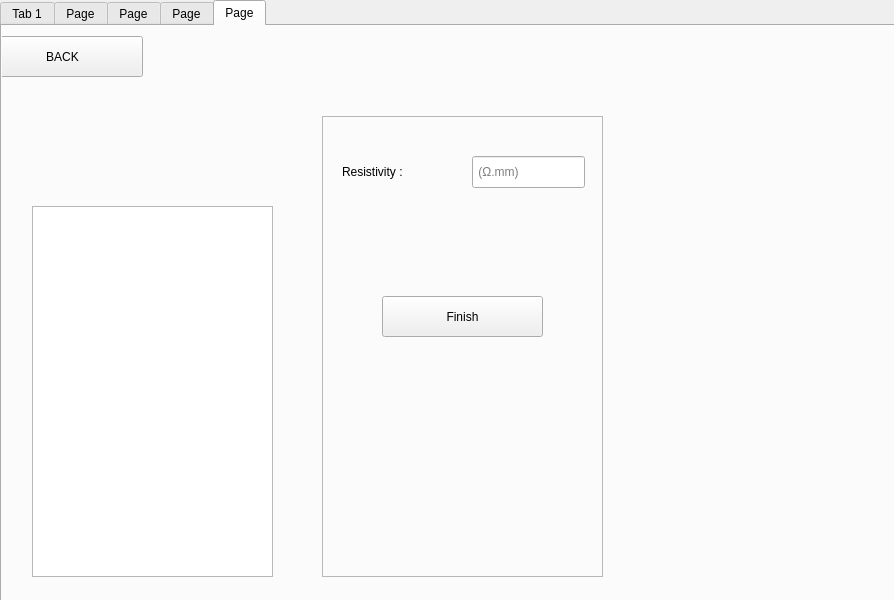
<?xml version="1.0" encoding="UTF-8"?>
<ui version="4.0">
 <class>MainWindow</class>
 <widget class="QMainWindow" name="MainWindow">
  <property name="geometry">
   <rect>
    <x>0</x>
    <y>0</y>
    <width>894</width>
    <height>600</height>
   </rect>
  </property>
  <property name="windowTitle">
   <string>ECM Current</string>
  </property>
  <widget class="QWidget" name="centralwidget">
   <widget class="QLabel" name="label_final">
    <property name="geometry">
     <rect>
      <x>220</x>
      <y>430</y>
      <width>461</width>
      <height>51</height>
     </rect>
    </property>
    <property name="text">
     <string/>
    </property>
   </widget>
   <widget class="QTabWidget" name="tabWidget">
    <property name="geometry">
     <rect>
      <x>0</x>
      <y>0</y>
      <width>951</width>
      <height>641</height>
     </rect>
    </property>
    <property name="currentIndex">
     <number>4</number>
    </property>
    <widget class="QWidget" name="tab">
     <attribute name="title">
      <string>Tab 1</string>
     </attribute>
     <widget class="QPushButton" name="pushButton_goto_ECMPAGE">
      <property name="geometry">
       <rect>
        <x>150</x>
        <y>160</y>
        <width>161</width>
        <height>41</height>
       </rect>
      </property>
      <property name="text">
       <string>ECM Current</string>
      </property>
     </widget>
     <widget class="QPushButton" name="pushButton_ok_3">
      <property name="geometry">
       <rect>
        <x>320</x>
        <y>210</y>
        <width>161</width>
        <height>41</height>
       </rect>
      </property>
      <property name="text">
       <string>OK</string>
      </property>
     </widget>
     <widget class="QPushButton" name="pushButton_ok_4">
      <property name="geometry">
       <rect>
        <x>150</x>
        <y>210</y>
        <width>161</width>
        <height>41</height>
       </rect>
      </property>
      <property name="text">
       <string>OK</string>
      </property>
     </widget>
     <widget class="QPushButton" name="pushButton_ok_5">
      <property name="geometry">
       <rect>
        <x>320</x>
        <y>160</y>
        <width>161</width>
        <height>41</height>
       </rect>
      </property>
      <property name="text">
       <string>OK</string>
      </property>
     </widget>
     <widget class="QPushButton" name="pushButton_ok_6">
      <property name="geometry">
       <rect>
        <x>490</x>
        <y>210</y>
        <width>161</width>
        <height>41</height>
       </rect>
      </property>
      <property name="text">
       <string>OK</string>
      </property>
     </widget>
     <widget class="QPushButton" name="pushButton_ok_7">
      <property name="geometry">
       <rect>
        <x>490</x>
        <y>160</y>
        <width>161</width>
        <height>41</height>
       </rect>
      </property>
      <property name="text">
       <string>OK</string>
      </property>
     </widget>
     <widget class="QLabel" name="label_6">
      <property name="geometry">
       <rect>
        <x>240</x>
        <y>20</y>
        <width>391</width>
        <height>71</height>
       </rect>
      </property>
      <property name="font">
       <font>
        <pointsize>27</pointsize>
       </font>
      </property>
      <property name="text">
       <string>Expert System ECM</string>
      </property>
     </widget>
    </widget>
    <widget class="QWidget" name="tab_3">
     <attribute name="title">
      <string>Page</string>
     </attribute>
     <widget class="QLabel" name="label">
      <property name="geometry">
       <rect>
        <x>340</x>
        <y>20</y>
        <width>281</width>
        <height>51</height>
       </rect>
      </property>
      <property name="font">
       <font>
        <pointsize>30</pointsize>
       </font>
      </property>
      <property name="text">
       <string>ECM Current</string>
      </property>
     </widget>
     <widget class="QPushButton" name="pushButton_EXIT">
      <property name="geometry">
       <rect>
        <x>-20</x>
        <y>10</y>
        <width>161</width>
        <height>41</height>
       </rect>
      </property>
      <property name="text">
       <string>BACK</string>
      </property>
     </widget>
     <widget class="QFrame" name="frame">
      <property name="geometry">
       <rect>
        <x>320</x>
        <y>90</y>
        <width>281</width>
        <height>461</height>
       </rect>
      </property>
      <property name="frameShape">
       <enum>QFrame::StyledPanel</enum>
      </property>
      <property name="frameShadow">
       <enum>QFrame::Raised</enum>
      </property>
      <widget class="QLabel" name="label_2">
       <property name="geometry">
        <rect>
         <x>20</x>
         <y>10</y>
         <width>121</width>
         <height>31</height>
        </rect>
       </property>
       <property name="text">
        <string>Density :</string>
       </property>
      </widget>
      <widget class="QLineEdit" name="lineEdit_density">
       <property name="geometry">
        <rect>
         <x>150</x>
         <y>10</y>
         <width>113</width>
         <height>32</height>
        </rect>
       </property>
       <property name="text">
        <string/>
       </property>
       <property name="placeholderText">
        <string>gm/cm³</string>
       </property>
      </widget>
      <widget class="QLineEdit" name="lineEdit_atomic_weight">
       <property name="geometry">
        <rect>
         <x>150</x>
         <y>60</y>
         <width>113</width>
         <height>32</height>
        </rect>
       </property>
       <property name="placeholderText">
        <string>g/mole </string>
       </property>
      </widget>
      <widget class="QLabel" name="label_3">
       <property name="geometry">
        <rect>
         <x>20</x>
         <y>60</y>
         <width>121</width>
         <height>31</height>
        </rect>
       </property>
       <property name="text">
        <string>Atomic Weight :</string>
       </property>
      </widget>
      <widget class="QLineEdit" name="lineEdit_valency">
       <property name="geometry">
        <rect>
         <x>150</x>
         <y>110</y>
         <width>113</width>
         <height>32</height>
        </rect>
       </property>
       <property name="placeholderText">
        <string>Int Number</string>
       </property>
      </widget>
      <widget class="QLabel" name="label_4">
       <property name="geometry">
        <rect>
         <x>20</x>
         <y>110</y>
         <width>111</width>
         <height>31</height>
        </rect>
       </property>
       <property name="text">
        <string>Valency :</string>
       </property>
      </widget>
      <widget class="QPushButton" name="pushButton_ok">
       <property name="geometry">
        <rect>
         <x>60</x>
         <y>180</y>
         <width>161</width>
         <height>41</height>
        </rect>
       </property>
       <property name="text">
        <string>Next</string>
       </property>
       <property name="shortcut">
        <string>Return</string>
       </property>
      </widget>
     </widget>
     <widget class="QLabel" name="label_5">
      <property name="geometry">
       <rect>
        <x>330</x>
        <y>450</y>
        <width>261</width>
        <height>91</height>
       </rect>
      </property>
      <property name="font">
       <font>
        <pointsize>10</pointsize>
        <weight>75</weight>
        <bold>true</bold>
       </font>
      </property>
      <property name="text">
       <string/>
      </property>
     </widget>
     <widget class="QLabel" name="label_7">
      <property name="geometry">
       <rect>
        <x>580</x>
        <y>200</y>
        <width>191</width>
        <height>31</height>
       </rect>
      </property>
      <property name="styleSheet">
       <string notr="true">color: rgb(255, 0, 0);</string>
      </property>
      <property name="text">
       <string> &lt;       INTGER NUMBER ONLY</string>
      </property>
     </widget>
     <widget class="QTextEdit" name="textEdit">
      <property name="geometry">
       <rect>
        <x>30</x>
        <y>180</y>
        <width>241</width>
        <height>371</height>
       </rect>
      </property>
      <property name="html">
       <string>&lt;!DOCTYPE HTML PUBLIC &quot;-//W3C//DTD HTML 4.0//EN&quot; &quot;http://www.w3.org/TR/REC-html40/strict.dtd&quot;&gt;
&lt;html&gt;&lt;head&gt;&lt;meta name=&quot;qrichtext&quot; content=&quot;1&quot; /&gt;&lt;style type=&quot;text/css&quot;&gt;
p, li { white-space: pre-wrap; }
&lt;/style&gt;&lt;/head&gt;&lt;body style=&quot; font-family:'Noto Sans'; font-size:10pt; font-weight:400; font-style:normal;&quot;&gt;
&lt;p style=&quot;-qt-paragraph-type:empty; margin-top:0px; margin-bottom:0px; margin-left:0px; margin-right:0px; -qt-block-indent:0; text-indent:0px;&quot;&gt;&lt;br /&gt;&lt;/p&gt;&lt;/body&gt;&lt;/html&gt;</string>
      </property>
     </widget>
    </widget>
    <widget class="QWidget" name="tab_4">
     <attribute name="title">
      <string>Page</string>
     </attribute>
     <widget class="QFrame" name="frame_2">
      <property name="geometry">
       <rect>
        <x>320</x>
        <y>90</y>
        <width>281</width>
        <height>461</height>
       </rect>
      </property>
      <property name="frameShape">
       <enum>QFrame::StyledPanel</enum>
      </property>
      <property name="frameShadow">
       <enum>QFrame::Raised</enum>
      </property>
      <widget class="QLabel" name="label_8">
       <property name="geometry">
        <rect>
         <x>20</x>
         <y>10</y>
         <width>111</width>
         <height>31</height>
        </rect>
       </property>
       <property name="text">
        <string>Working Area :</string>
       </property>
      </widget>
      <widget class="QLineEdit" name="lineEdit_Working_Area">
       <property name="geometry">
        <rect>
         <x>150</x>
         <y>10</y>
         <width>113</width>
         <height>32</height>
        </rect>
       </property>
       <property name="text">
        <string/>
       </property>
       <property name="placeholderText">
        <string> mm²</string>
       </property>
      </widget>
      <widget class="QLineEdit" name="lineEdit_rate_of_feed">
       <property name="geometry">
        <rect>
         <x>150</x>
         <y>60</y>
         <width>113</width>
         <height>32</height>
        </rect>
       </property>
       <property name="placeholderText">
        <string>mm/min</string>
       </property>
      </widget>
      <widget class="QLabel" name="label_9">
       <property name="geometry">
        <rect>
         <x>20</x>
         <y>60</y>
         <width>111</width>
         <height>31</height>
        </rect>
       </property>
       <property name="text">
        <string>Rate Of Feed</string>
       </property>
      </widget>
      <widget class="QPushButton" name="pushButton_ok_8">
       <property name="geometry">
        <rect>
         <x>60</x>
         <y>180</y>
         <width>161</width>
         <height>41</height>
        </rect>
       </property>
       <property name="text">
        <string>Next</string>
       </property>
       <property name="shortcut">
        <string>Return</string>
       </property>
      </widget>
      <widget class="QLabel" name="label_11">
       <property name="geometry">
        <rect>
         <x>320</x>
         <y>250</y>
         <width>261</width>
         <height>91</height>
        </rect>
       </property>
       <property name="font">
        <font>
         <pointsize>10</pointsize>
         <weight>75</weight>
         <bold>true</bold>
        </font>
       </property>
       <property name="text">
        <string/>
       </property>
      </widget>
     </widget>
     <widget class="QPushButton" name="pushButton_EXIT_2">
      <property name="geometry">
       <rect>
        <x>-20</x>
        <y>10</y>
        <width>161</width>
        <height>41</height>
       </rect>
      </property>
      <property name="text">
       <string>BACK</string>
      </property>
     </widget>
     <widget class="QLabel" name="label_10">
      <property name="geometry">
       <rect>
        <x>330</x>
        <y>440</y>
        <width>261</width>
        <height>91</height>
       </rect>
      </property>
      <property name="font">
       <font>
        <pointsize>10</pointsize>
        <weight>75</weight>
        <bold>true</bold>
       </font>
      </property>
      <property name="text">
       <string/>
      </property>
     </widget>
     <widget class="QTextEdit" name="textEdit_2">
      <property name="geometry">
       <rect>
        <x>30</x>
        <y>180</y>
        <width>241</width>
        <height>371</height>
       </rect>
      </property>
      <property name="html">
       <string>&lt;!DOCTYPE HTML PUBLIC &quot;-//W3C//DTD HTML 4.0//EN&quot; &quot;http://www.w3.org/TR/REC-html40/strict.dtd&quot;&gt;
&lt;html&gt;&lt;head&gt;&lt;meta name=&quot;qrichtext&quot; content=&quot;1&quot; /&gt;&lt;style type=&quot;text/css&quot;&gt;
p, li { white-space: pre-wrap; }
&lt;/style&gt;&lt;/head&gt;&lt;body style=&quot; font-family:'Noto Sans'; font-size:10pt; font-weight:400; font-style:normal;&quot;&gt;
&lt;p style=&quot;-qt-paragraph-type:empty; margin-top:0px; margin-bottom:0px; margin-left:0px; margin-right:0px; -qt-block-indent:0; text-indent:0px;&quot;&gt;&lt;br /&gt;&lt;/p&gt;&lt;/body&gt;&lt;/html&gt;</string>
      </property>
     </widget>
    </widget>
    <widget class="QWidget" name="tab_2">
     <attribute name="title">
      <string>Page</string>
     </attribute>
     <widget class="QFrame" name="frame_3">
      <property name="geometry">
       <rect>
        <x>320</x>
        <y>90</y>
        <width>281</width>
        <height>461</height>
       </rect>
      </property>
      <property name="frameShape">
       <enum>QFrame::StyledPanel</enum>
      </property>
      <property name="frameShadow">
       <enum>QFrame::Raised</enum>
      </property>
      <widget class="QLabel" name="label_12">
       <property name="geometry">
        <rect>
         <x>20</x>
         <y>40</y>
         <width>121</width>
         <height>31</height>
        </rect>
       </property>
       <property name="text">
        <string>Voltage :</string>
       </property>
      </widget>
      <widget class="QLineEdit" name="lineEdit_voltage">
       <property name="geometry">
        <rect>
         <x>150</x>
         <y>40</y>
         <width>113</width>
         <height>32</height>
        </rect>
       </property>
       <property name="text">
        <string/>
       </property>
       <property name="placeholderText">
        <string> volt</string>
       </property>
      </widget>
      <widget class="QPushButton" name="pushButton_ok_9">
       <property name="geometry">
        <rect>
         <x>60</x>
         <y>180</y>
         <width>161</width>
         <height>41</height>
        </rect>
       </property>
       <property name="text">
        <string>Next</string>
       </property>
       <property name="shortcut">
        <string>Return</string>
       </property>
      </widget>
      <widget class="QLabel" name="label_14">
       <property name="geometry">
        <rect>
         <x>320</x>
         <y>250</y>
         <width>261</width>
         <height>91</height>
        </rect>
       </property>
       <property name="font">
        <font>
         <pointsize>10</pointsize>
         <weight>75</weight>
         <bold>true</bold>
        </font>
       </property>
       <property name="text">
        <string/>
       </property>
      </widget>
     </widget>
     <widget class="QPushButton" name="pushButton_EXIT_3">
      <property name="geometry">
       <rect>
        <x>-20</x>
        <y>10</y>
        <width>161</width>
        <height>41</height>
       </rect>
      </property>
      <property name="text">
       <string>BACK</string>
      </property>
     </widget>
     <widget class="QLabel" name="label_13">
      <property name="geometry">
       <rect>
        <x>330</x>
        <y>450</y>
        <width>261</width>
        <height>91</height>
       </rect>
      </property>
      <property name="font">
       <font>
        <pointsize>10</pointsize>
        <weight>75</weight>
        <bold>true</bold>
       </font>
      </property>
      <property name="text">
       <string/>
      </property>
     </widget>
     <widget class="QTextEdit" name="textEdit_3">
      <property name="geometry">
       <rect>
        <x>30</x>
        <y>180</y>
        <width>241</width>
        <height>371</height>
       </rect>
      </property>
      <property name="html">
       <string>&lt;!DOCTYPE HTML PUBLIC &quot;-//W3C//DTD HTML 4.0//EN&quot; &quot;http://www.w3.org/TR/REC-html40/strict.dtd&quot;&gt;
&lt;html&gt;&lt;head&gt;&lt;meta name=&quot;qrichtext&quot; content=&quot;1&quot; /&gt;&lt;style type=&quot;text/css&quot;&gt;
p, li { white-space: pre-wrap; }
&lt;/style&gt;&lt;/head&gt;&lt;body style=&quot; font-family:'Noto Sans'; font-size:10pt; font-weight:400; font-style:normal;&quot;&gt;
&lt;p style=&quot;-qt-paragraph-type:empty; margin-top:0px; margin-bottom:0px; margin-left:0px; margin-right:0px; -qt-block-indent:0; text-indent:0px;&quot;&gt;&lt;br /&gt;&lt;/p&gt;&lt;/body&gt;&lt;/html&gt;</string>
      </property>
     </widget>
    </widget>
    <widget class="QWidget" name="tab_5">
     <attribute name="title">
      <string>Page</string>
     </attribute>
     <widget class="QLabel" name="label_15">
      <property name="geometry">
       <rect>
        <x>340</x>
        <y>450</y>
        <width>261</width>
        <height>91</height>
       </rect>
      </property>
      <property name="font">
       <font>
        <pointsize>10</pointsize>
        <weight>75</weight>
        <bold>true</bold>
       </font>
      </property>
      <property name="text">
       <string/>
      </property>
     </widget>
     <widget class="QFrame" name="frame_4">
      <property name="geometry">
       <rect>
        <x>320</x>
        <y>90</y>
        <width>281</width>
        <height>461</height>
       </rect>
      </property>
      <property name="frameShape">
       <enum>QFrame::StyledPanel</enum>
      </property>
      <property name="frameShadow">
       <enum>QFrame::Raised</enum>
      </property>
      <widget class="QLabel" name="label_16">
       <property name="geometry">
        <rect>
         <x>20</x>
         <y>40</y>
         <width>121</width>
         <height>31</height>
        </rect>
       </property>
       <property name="text">
        <string>Resistivity :</string>
       </property>
      </widget>
      <widget class="QLineEdit" name="lineEdit_Resistivity">
       <property name="geometry">
        <rect>
         <x>150</x>
         <y>40</y>
         <width>113</width>
         <height>32</height>
        </rect>
       </property>
       <property name="text">
        <string/>
       </property>
       <property name="placeholderText">
        <string> (Ω.mm)</string>
       </property>
      </widget>
      <widget class="QPushButton" name="pushButton_ok_10">
       <property name="geometry">
        <rect>
         <x>60</x>
         <y>180</y>
         <width>161</width>
         <height>41</height>
        </rect>
       </property>
       <property name="text">
        <string>Finish</string>
       </property>
       <property name="shortcut">
        <string>Return</string>
       </property>
      </widget>
      <widget class="QLabel" name="label_17">
       <property name="geometry">
        <rect>
         <x>320</x>
         <y>250</y>
         <width>261</width>
         <height>91</height>
        </rect>
       </property>
       <property name="font">
        <font>
         <pointsize>10</pointsize>
         <weight>75</weight>
         <bold>true</bold>
        </font>
       </property>
       <property name="text">
        <string/>
       </property>
      </widget>
     </widget>
     <widget class="QLabel" name="label_18">
      <property name="geometry">
       <rect>
        <x>330</x>
        <y>450</y>
        <width>261</width>
        <height>91</height>
       </rect>
      </property>
      <property name="font">
       <font>
        <pointsize>10</pointsize>
        <weight>75</weight>
        <bold>true</bold>
       </font>
      </property>
      <property name="text">
       <string/>
      </property>
     </widget>
     <widget class="QPushButton" name="pushButton_EXIT_4">
      <property name="geometry">
       <rect>
        <x>-20</x>
        <y>10</y>
        <width>161</width>
        <height>41</height>
       </rect>
      </property>
      <property name="text">
       <string>BACK</string>
      </property>
     </widget>
     <widget class="QTextEdit" name="textEdit_4">
      <property name="geometry">
       <rect>
        <x>30</x>
        <y>180</y>
        <width>241</width>
        <height>371</height>
       </rect>
      </property>
      <property name="html">
       <string>&lt;!DOCTYPE HTML PUBLIC &quot;-//W3C//DTD HTML 4.0//EN&quot; &quot;http://www.w3.org/TR/REC-html40/strict.dtd&quot;&gt;
&lt;html&gt;&lt;head&gt;&lt;meta name=&quot;qrichtext&quot; content=&quot;1&quot; /&gt;&lt;style type=&quot;text/css&quot;&gt;
p, li { white-space: pre-wrap; }
&lt;/style&gt;&lt;/head&gt;&lt;body style=&quot; font-family:'Noto Sans'; font-size:10pt; font-weight:400; font-style:normal;&quot;&gt;
&lt;p style=&quot;-qt-paragraph-type:empty; margin-top:0px; margin-bottom:0px; margin-left:0px; margin-right:0px; -qt-block-indent:0; text-indent:0px;&quot;&gt;&lt;br /&gt;&lt;/p&gt;&lt;/body&gt;&lt;/html&gt;</string>
      </property>
     </widget>
    </widget>
   </widget>
  </widget>
 </widget>
 <resources/>
 <connections/>
</ui>
